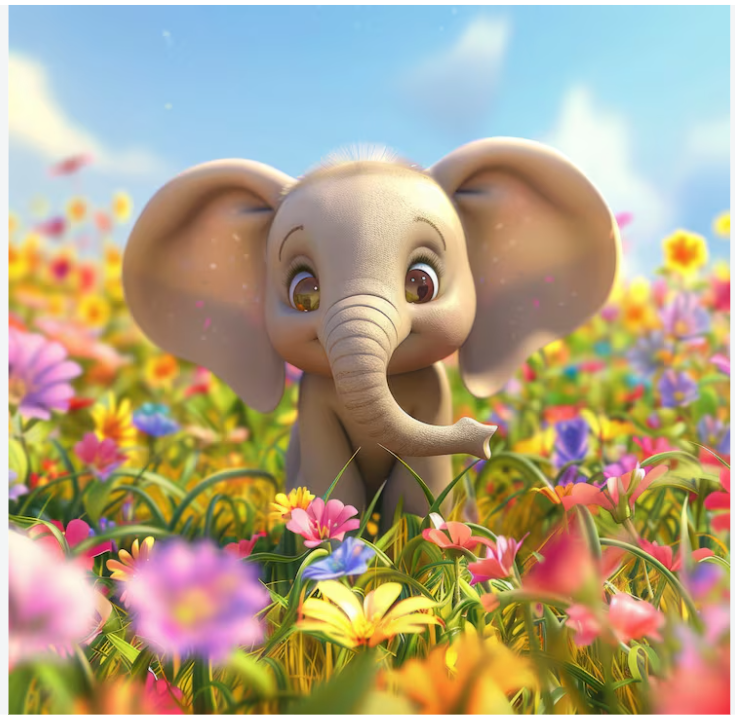
#> input picture src/data/input_image.png, 735 x 717 px
$ python kmeans_image.py
#> lines starting #> are read from the running program, lines starting #| are printed output that depends on the picture
from pathlib import Path
import numpy as np
import matplotlib.pyplot as plt
from PIL import Image
from sklearn.cluster import KMeans

# 1. Define paths relative to the project root
ROOT = Path(__file__).resolve().parents[2]
DATA_DIR = ROOT / 'src' / 'data'
OUT = ROOT / 'reports' / 'figures'
OUT.mkdir(parents=True, exist_ok=True)

# 2. Check for the input image (PNG or JPG)
png_path = DATA_DIR / 'input_image.png'
jpg_path = DATA_DIR / 'input_image.jpg'

if png_path.exists():
    IMAGE_PATH = png_path
elif jpg_path.exists():
    IMAGE_PATH = jpg_path
else:
    raise FileNotFoundError("Could not find input_image.png or input_image.jpg in src/data/")

def run():
    print(f"Loading image from: {IMAGE_PATH}")

    # 3. Load image and convert to RGB (handles PNG transparency)
    img = Image.open(IMAGE_PATH).convert('RGB').resize((300, 300))
    arr = np.array(img)

    # Reshape 3D image matrix (300, 300, 3) to 2D matrix of pixels (90000, 3)
    X = arr.reshape(-1, 3).astype(float)

    ks = [2, 4, 6, 8]
    inertias = []
    segs = []

    # 4. Perform K-Means clustering for each K value
    for k in ks:
        m = KMeans(n_clusters=k, n_init=10, random_state=42)
        lab = m.fit_predict(X)

        # Replace pixel values with cluster centroid colors
        seg = m.cluster_centers_[lab].reshape(arr.shape).astype('uint8')
        inertias.append(m.inertia_)
        segs.append(seg)

        # Save individual segmented output images
        Image.fromarray(seg).save(OUT / f'segmented_k{k}.png')
#> this loop made 4 passes
#> pass 1, in run, `seg = m.cluster_centers_[lab].reshape(arr.shape).astype('uint8')`:
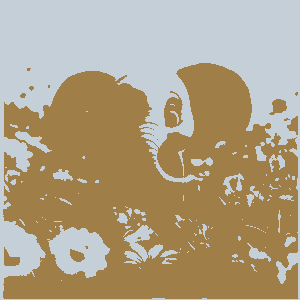
#> seg: shape (300, 300, 3); mean R, G, B 174.8, 161.3, 132.7
#> pass 2, in run, `seg = m.cluster_centers_[lab].reshape(arr.shape).astype('uint8')`:
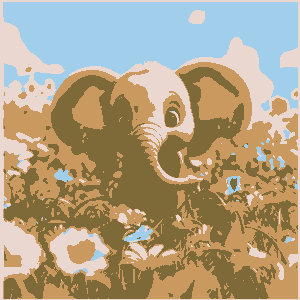
#> seg: shape (300, 300, 3); mean R, G, B 175.1, 160.9, 132.9
#> pass 3, in run, `seg = m.cluster_centers_[lab].reshape(arr.shape).astype('uint8')`:
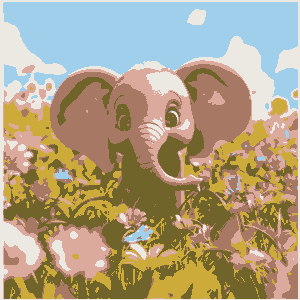
#> seg: shape (300, 300, 3); mean R, G, B 175.1, 160.8, 132.6
#> after the loop:
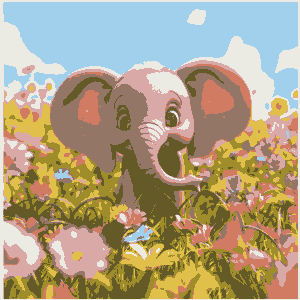
#> seg: shape (300, 300, 3); mean R, G, B 174.9, 160.9, 132.6
#> after the loop, inertias = [389779179.9, 213501750, 145104116.3, 111755322.9]; segs = 4 items

    # 5. Generate side-by-side comparison plot
    fig, ax = plt.subplots(1, 5, figsize=(18, 4))
    ax[0].imshow(arr)
    ax[0].set_title('Original')
    ax[0].axis('off')

    for a, k, s in zip(ax[1:], ks, segs):
        a.imshow(s)
        a.set_title(f'K={k}')
        a.axis('off')
#> this loop made 4 passes
#> k on passes 1 to 4: 2, 4, 6, 8

    plt.tight_layout()
    plt.savefig(OUT / 'image_segmentation_comparison.png', dpi=150)
    plt.close()

    # 6. Generate Elbow curve plot
    plt.figure(figsize=(8, 5))
    plt.plot(ks, inertias, marker='o', color='#2b5c8f', linewidth=2)
    plt.xlabel('K (Number of Clusters)')
    plt.ylabel('Inertia')
    plt.title('Elbow Curve - Image Segmentation')
    plt.grid(True, linestyle='--', alpha=0.6)
    plt.tight_layout()
    plt.savefig(OUT / 'image_segmentation_elbow.png', dpi=150)
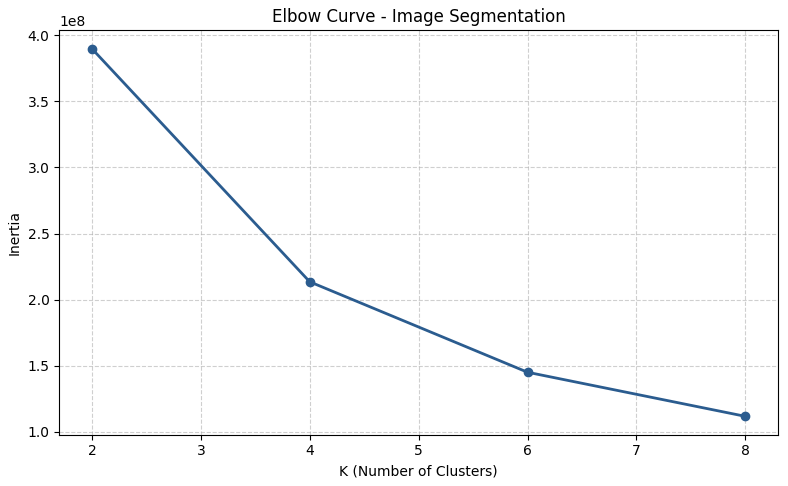
#> figure drawn by matplotlib, 1 panel
    plt.close()

    print("\nSegmentation completed successfully!")
    print(f"All output files have been saved to: {OUT}")

if __name__ == '__main__':
    run()
